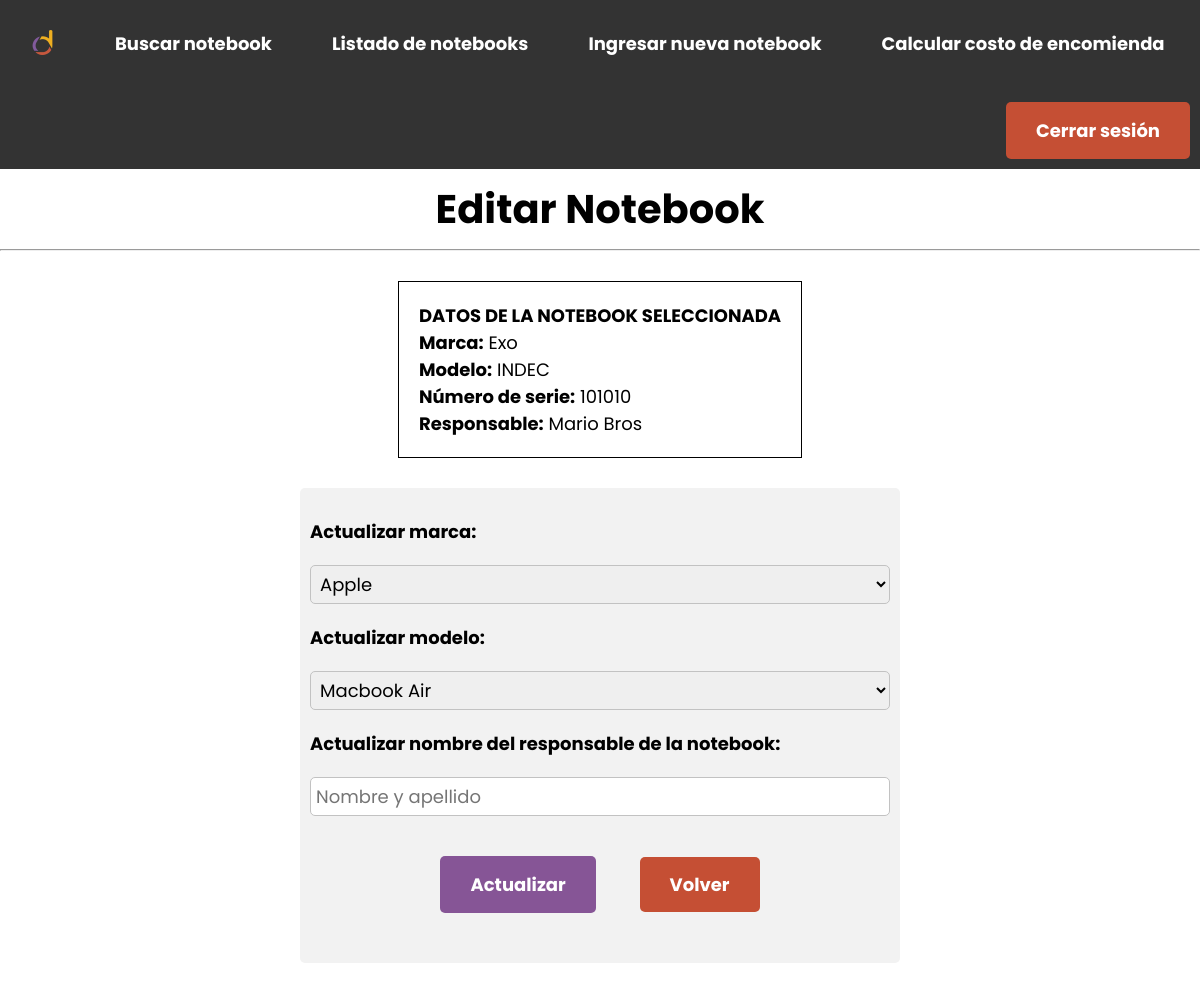
The page /edit-article.php?id_article=1 on the database its author committed.
### tables this page shows
CREATE TABLE `articles` (
  `serial_number` varchar(100) DEFAULT NULL,
  `responsable_name` varchar(100) DEFAULT NULL,
  `id` bigint(20) unsigned NOT NULL AUTO_INCREMENT,
  `model` varchar(100) DEFAULT NULL,
  `brand_id` bigint(20) unsigned NOT NULL,
  PRIMARY KEY (`id`),
  UNIQUE KEY `serial_unique` (`serial_number`),
  KEY `Articles_FK` (`brand_id`),
  CONSTRAINT `Articles_FK` FOREIGN KEY (`brand_id`) REFERENCES `brands` (`id`)
);

CREATE TABLE `brands` (
  `id` bigint(20) unsigned NOT NULL AUTO_INCREMENT,
  `name` varchar(100) DEFAULT NULL,
  PRIMARY KEY (`id`)
);

### database/Connection.php (called while the page is built, shortened)
<?php
class Connection
{
    private static $instance;
    private $connection;
    private function setConnection($conn)
    {
        $this->connection = $conn;
    }
    public function getConnection()
    {
        return $this->connection;
    }
    public static function getInstance()
    {
        if (!self::$instance instanceof self) {
            self::$instance = new self();
        }
        return self::$instance;
    }
}
?>

### controllers/LoginController.php (called while the page is built, shortened)
<?php
require_once('./database/Connection.php');
class LoginController {
    public function logged_in()
    {
        return isset($_COOKIE["PHPSESSID"]);
    }
}
?>

### controllers/ArticleController.php (called while the page is built, shortened)
<?php
require_once('./database/Connection.php');
class ArticleController
{
    private $conn;
    public function __construct()
    {
        $this->conn = Connection::getInstance();
    }
    public function getById($id)
    {
        $sql = "SELECT Articles.id, Articles.serial_number, Articles.responsable_name, Articles.brand_id, Articles.model, Brands.name AS `brand` FROM articles INNER JOIN brands ON Articles.brand_id=Brands.id WHERE Articles.id=:id";
        $statement = $this->conn->getConnection()->prepare($sql);
        $statement->bindValue(':id', $id);
        $statement->execute();
        $statement->setFetchMode(PDO::FETCH_CLASS, "article");
        return $statement->fetchAll();
    }
}
?>

### edit-article.php (the view, shortened to what this page needs)
<?php
require('./controllers/ArticleController.php');
$articleController = new ArticleController();
$article = $articleController -> getById($_GET["id_article"]);
?>
<!DOCTYPE html>
<html lang="en">
    <head>
        <?php
        include("layouts/head.php");
        ?>
    </head>
    <?php
    include("layouts/header.php");
    ?>
    <body>
        <?php if($loginController -> logged_in()): ?>
            <h1 class="title">Editar Notebook</h1>
            <hr>
            <div class="container-info">
                <div class="info">
                    <h2>DATOS DE LA NOTEBOOK SELECCIONADA </h2>
                    <p><b>Marca:</b> <?php echo ($article)  ? $article[0] -> brand : 'Sin definir.' ?></p>
                    <p><b>Modelo:</b> <?php echo ($article)  ? $article[0] -> model : 'Sin definir.' ?> </p>
                    <p><b>Número de serie:</b> <?php echo ($article)  ? $article[0] -> serial_number : 'Sin definir.' ?> </p>
                    <p><b>Responsable:</b> <?php echo ($article)  ? $article[0] -> responsable_name : 'Sin definir.' ?> </p>
                </div>
            </div>
            <div class="container-form">
                <form method=post action="" class="form">
                    <label for="brand">Actualizar marca:</label>
                    <select id="brand" name="brand" class="form-item">
                        <option value="apple">Apple</option>
                    </select>
                    <label for="model">Actualizar modelo:</label>
                    <select id="model" name="model" class="form-item">
                        <option value="macbook-air">Macbook Air</option>
                    </select>
                    <label for="responsable_name">Actualizar nombre del responsable de la notebook:</label>
                    <input type="text" id="responsable_name" name="responsable_name" placeholder="Nombre y apellido" class="form-item">
                    <div style="text-align:center;">
                        <input type="submit" value="Actualizar" class="form-button">
                        <a class="cancel-button" href="articles.php">Volver</a>
                    </div>
                </form>
            </div>
        <?php else: ?>
            <p style="margin:20px; text-align:center;">Necesita iniciar sesión para ver esta página.</p>
        <?php endif; ?>
    </body>
</html>

### css/styles.css (style rules this page uses)
* { margin: 0; padding: 0; box-sizing: border-box; font-size: 18px; font-family: 'Poppins', sans-serif; list-style-type: none; }
.title { padding: 10px; font-size: 40px; text-align: center; }
.container-form, .container-table, .container-logout, .container-info, .container-search, .container-home { display: flex; flex-direction: column; align-items: center; }
.info { width: fit-content; margin: 30px 30px 0px 30px; padding: 20px; border: 1px solid; }
.form { width: 50%; margin: 30px; padding: 30px 10px 30px 10px; font-weight: bold; border-radius: 5px; background-color: #f2f2f2; }
.form-item { width: 100%; margin: 20px 0 20px 0; padding: 5px; border: 1px solid #c2c2c2; border-radius: 5px; }
.form-button, .cancel-button { padding: 15px 30px 15px 30px; margin: 20px; border: none; border-radius: 5px; font-weight: bold; cursor: pointer; color: white; background-color: #865596; }
.cancel-button { background-color: #C54F34; text-decoration: none !important; }

### rows shown on the page
articles: brand.name "Exo", model "INDEC", serial_number "101010", responsable_name "Mario Bros"
